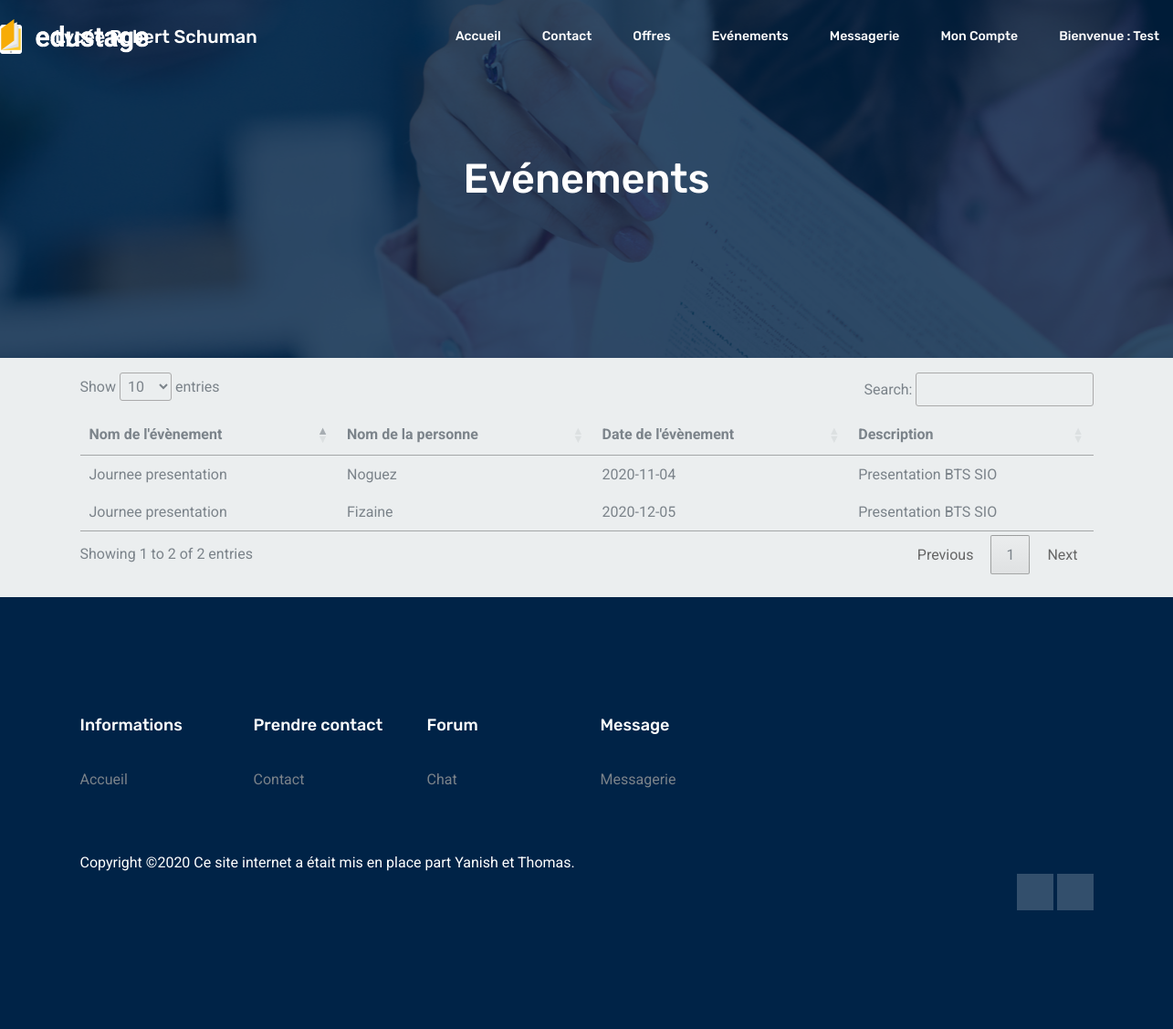
Page /View/evenement_etudiant.php (signed in) on the committed database.
### tables this page shows
CREATE TABLE IF NOT EXISTS `evenement` (
  `id` int(11) NOT NULL AUTO_INCREMENT,
  `nom_evenement` varchar(50) NOT NULL,
  `nom_personne` varchar(50) NOT NULL,
  `date` date NOT NULL,
  `description` varchar(50) NOT NULL,
  PRIMARY KEY (`id`)
);

### View/evenement_etudiant.php (the view, shortened to what this page needs)
<!DOCTYPE html>
<html lang="en">
  <head>
<link rel="stylesheet" type="text/css" href="../tableau/vendor/bootstrap/css/bootstrap.min.css">
<link rel="stylesheet" type="text/css" href="../tableau/fonts/font-awesome-4.7.0/css/font-awesome.min.css">
<link rel="stylesheet" type="text/css" href="../tableau/vendor/animate/animate.css">
<link rel="stylesheet" type="text/css" href="../tableau/vendor/select2/select2.min.css">
<link rel="stylesheet" type="text/css" href="../tableau/vendor/perfect-scrollbar/perfect-scrollbar.css">
<link rel="stylesheet" type="text/css" href="../tableau/css/util.css">
    <link rel="stylesheet" href="../css/bootstrap.css" />
    <link rel="stylesheet" href="../css/flaticon.css" />
    <link rel="stylesheet" href="../css/themify-icons.css" />
    <link rel="stylesheet" href="../vendors/owl-carousel/owl.carousel.min.css" />
    <link rel="stylesheet" href="../vendors/nice-select/css/nice-select.css" />
    <link rel="stylesheet" href="../css/style.css" />
    <link rel="stylesheet" href="../css/style3.css" />
    <link rel="stylesheet" type="text/css" href="//cdn.datatables.net/1.10.22/css/jquery.dataTables.min.css">
  </head>
  <body>
    <header class="header_area white-header">
      <div class="main_menu">
        <nav class="navbar navbar-expand-lg navbar-light">
            <a class="navbar-brand" href="index.html">
              <img class="logo-2" src="img/logo2.png" alt="" />
            </a>
            <div class="container">
            <div class="collapse navbar-collapse offset" id="navbarSupportedContent">
              <ul class="nav navbar-nav menu_nav ml-auto">
                <?php
                if (isset($_SESSION['email'])){
                  if ($_SESSION['role'] == "client") { ?>
                    <div class="position2">
                    <?php echo'Lycée Robert Schuman'?>
                    </div>
                    <li class="nav-item">
                      <a class="nav-link" href="../index.php">Accueil</a>
                    </li>
                    <li class="nav-item">
                      <a class="nav-link" href="contact.php">Contact</a>
                    </li>
                    <li class="nav-item">
                      <a class="nav-link" href="offre_emploi_client.php">Offres</a>
                    </li>
                    <li class="nav-item submenu dropdown">
                      <a href="evenement.php" class="nav-link dropdown-toggle"> Evénements
                      </a>
                    </li>
                    <li class="nav-item submenu dropdown">
                      <a href="messagerie.php" class="nav-link dropdown-toggle">Messagerie
                      </a>
                    </li>
                    <li class="nav-item">
                      <a class="nav-link" href="moncompte_client.php">Mon compte</a>
                    </li>
                    <li class="nav-item submenu dropdown">
                      <a href="moncompte_client.php" class="nav-link dropdown-toggle"><?php echo'Bienvenue : ', $_SESSION['prenom'];?>
                      </a>
                    </li>
                 <?php }
                }  ?>
              </ul>
            </div>
          </div>
        </nav>
      </div>
    </header>
    <section class="banner_area">
      <div class="banner_inner d-flex align-items-center">
        <div class="overlay"></div>
        <div class="container">
          <div class="row justify-content-center">
            <div class="col-lg-6">
              <div class="banner_content text-center">
                <h2>Evénements </h2>
              </div>
            </div>
          </div>
        </div>
      </div>
    </section>
    <?php
  	try{
  		$bdd= new PDO('mysql:host=localhost;dbname=ecole; charset=utf8','root','');
  	}
  	catch (Exception $e){
  		die('Erreur:'.$e->getMessage());
  	}
  	?>
<div class="container">
  <p>
  						<table id="myTable" class="Display">
  							<thead>
                  <tr class="">
                    <th class="">Nom de l'évènement</th>
                    <th class="">Nom de la personne</th>
                    <th class="">Date de l'évènement</th>
                    <th class="">Description</th>
                  </tr>
                </thead>
            </div></p>
            <div class="">
                <tbody>
                  <?php
                  $req = $bdd->prepare('SELECT * FROM evenement');
                  $req->execute(array('email'=>$_SESSION['email']));
                  $donnees= $req->fetchall();
                  foreach ($donnees as $value) {
                    echo '<tr class="">
                          <td class="">'.$value["nom_evenement"].'</td>
                          <td class="">'.$value["nom_personne"].'</td>
                          <td class="">'.$value["date"].'</td>
                          <td class="">'.$value["description"].'</td>
                          </tr>';
                  }
                  ?>
  							</tbody>
  					</div>
<br>
<footer class="footer-area section_gap">
  <div class="container">
    <div class="row">
    <?php if ($_SESSION['role'] == "admin") { ?>
      <div class="col-lg-2 col-md-6 single-footer-widget">
        <h4>Information</h4>
        <ul>
          <li><a href="../index.php">Accueil</a></li>
        </ul>
      </div>
      <div class="col-lg-2 col-md-6 single-footer-widget">
        <h4>Demandes</h4>
        <ul>
          <li><a href="contact_admin.php">Contact</a></li>
        </ul>
      </div>
      <div class="col-lg-2 col-md-6 single-footer-widget">
        <h4>Forum</h4>
        <ul>
          <li><a href="messagerie_admin.php">Chat</a></li>
        </ul>
      </div>
      <div class="col-lg-2 col-md-6 single-footer-widget">
        <h4>Message</h4>
        <ul>
          <li><a href="messagerie_priver.php">Messagerie</a></li>
        </ul>
      </div>
    <?php }
  elseif($_SESSION['role'] == "client") { ?>
      <div class="col-lg-2 col-md-6 single-footer-widget">
        <h4>Informations</h4>
        <ul>
          <li><a href="../index.php">Accueil</a></li>
        </ul>
      </div>
      <div class="col-lg-2 col-md-6 single-footer-widget">
        <h4>Prendre contact</h4>
        <ul>
          <li><a href="contact.php">Contact</a></li>
        </ul>
      </div>
      <div class="col-lg-2 col-md-6 single-footer-widget">
        <h4>Forum</h4>
        <ul>
          <li><a href="messagerie.php">Chat</a></li>
        </ul>
      </div>
      <div class="col-lg-2 col-md-6 single-footer-widget">
        <h4>Message</h4>
        <ul>
          <li><a href="messagerie_priver.php">Messagerie</a></li>
        </ul>
      </div>
  <?php	}  ?>
    </div>
    <div class="row footer-bottom d-flex justify-content-between">
      <p class="col-lg-8 col-sm-12 footer-text m-0 text-white">
Copyright &copy;<script>document.write(new Date().getFullYear());</script> Ce site internet a était mis en place part Yanish et Thomas.
      </p>
      <div class="col-lg- col-sm-12 footer-social">
        <a href="https://fr-fr.facebook.com/pages/lyc%C3%A9e-robert-shuman-dugny/138783332978707"><i class="ti-facebook"></i></a>
        <a href="https://www.linkedin.com/authwall?trk=ripf&trkInfo=AQEox7flDVgK6wAAAXTU30Sg9G1wuydfYLa76GB2oassbBSdjOi9-W4ZjXPYF8_C316tFE1wSZJQcJXqWoZZ_TSYGc-KGAmfL2kQ0G2cJ_EJNiW2QL5Z-8o7AyjmF9l5fSLAA-I=&originalReferer=https://www.google.com/&sessionRedirect=https%3A%2F%2Ffr.linkedin.com%2Fschool%2Flyc%25C3%25A9erobertschuman%2F"><i class="ti-linkedin"></i></a>
      </div>
    </div>
  </div>
</footer>
  </body>
</html>

### css/style3.css (style rules this page uses)
.position2 { position: absolute; left: 60px; text-transform: capitalize; color: #ffffff; font: 500 20px/80px "Rubik", sans-serif; }

### rows in the picture
evenement: nom_evenement "Journee presentation", nom_personne "Noguez", date "2020-11-04", description "Presentation BTS SIO"
evenement: nom_evenement "Journee presentation", nom_personne "Fizaine", date "2020-12-05", description "Presentation BTS SIO"

### other values in the picture
$_SESSION['prenom'] "Test"
